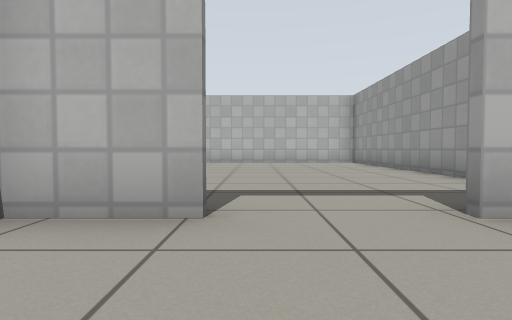
view 1 (above)

15 first-person views from a walk through a world built for the Gazebo simulator. The camera is 0.5 m above the floor, tilts 2° down and sees 80° across. The floor is counted in squares, 1 m on a side. Each view is taken from the middle of a square. On the plan, view 1 faces up. The plan holds only what a view shows up to about 9 squares ahead; the rest is blank. Gazebo's built-in surfaces are drawn with simple patterns. Some stock models are drawn as simple stand-ins.

view 2
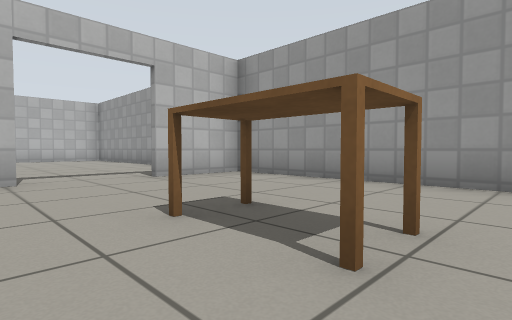

view 3
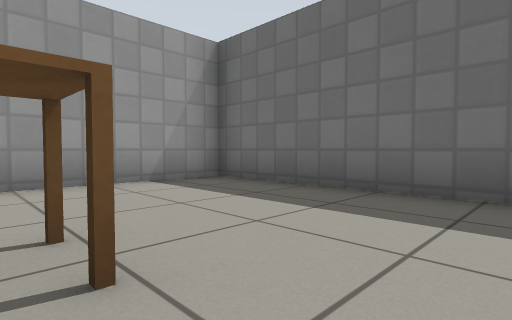

view 4
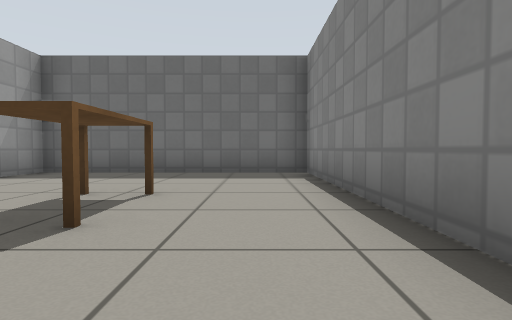

view 5
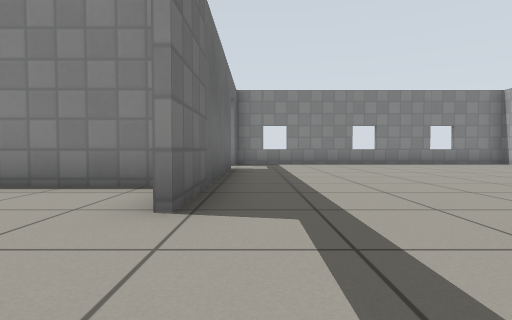

view 6
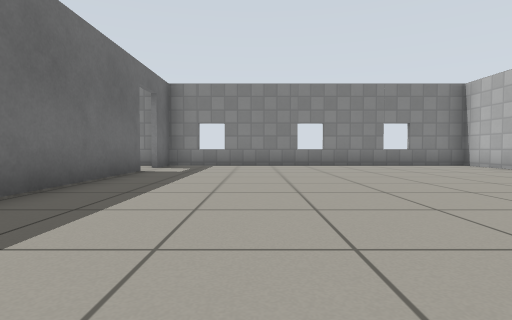

view 7
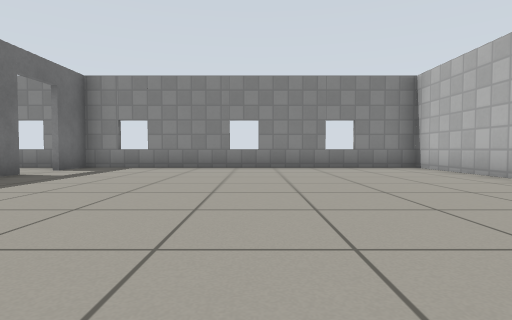

view 8
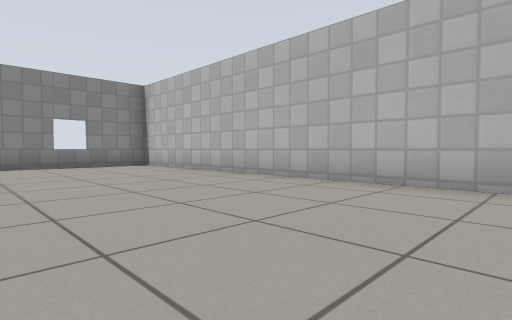

view 9
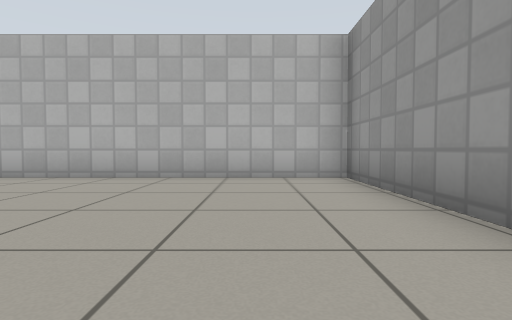

view 10
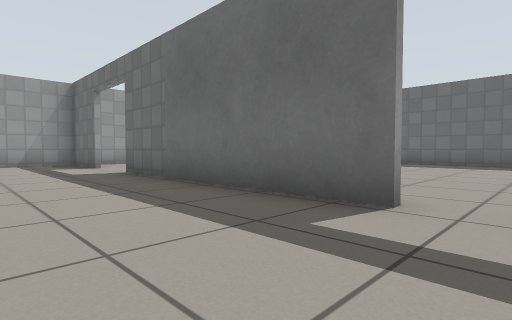

view 11
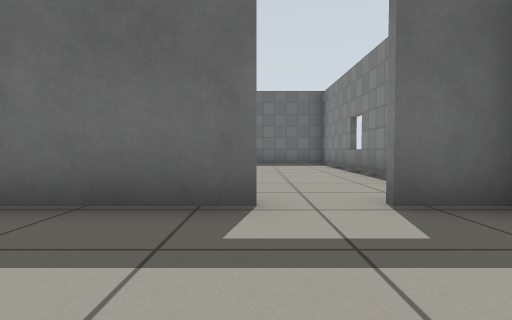

view 12
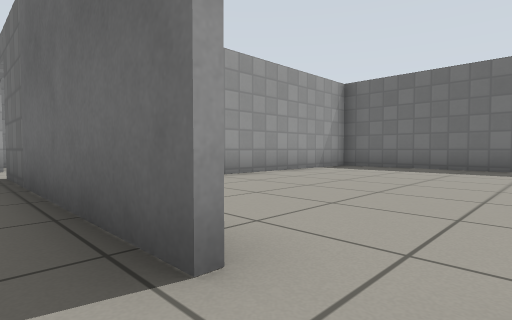

view 13
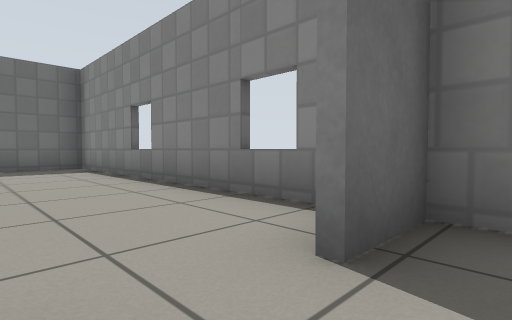

view 14
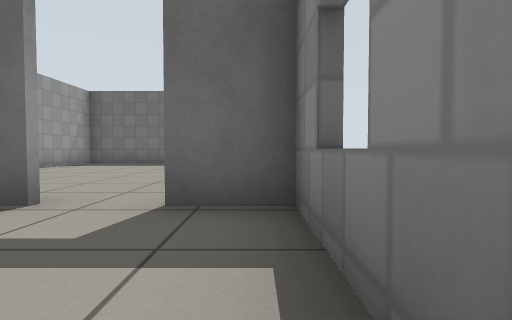

view 15
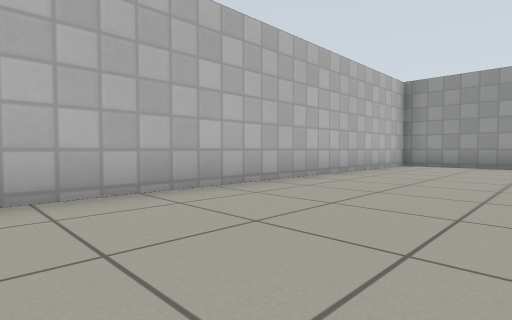

### Floor plan
Ten units are one square. View 1 is at (0, 0); x grows to the right and y downward. Boxes are objects, and circles mark ways between rooms. Rooms are numbered by the first view taken in them; rooms with no view inside come last. Other rooms are left out.
<svg viewBox="-89 -119 130 180">
<path fill="none" stroke="#000" d="M-4 -22 -19 -22M-21 -16 -21 56 36 56 36 -22 15 -22M-61 -23 -4 -23M15 -23 31 -23M-84 -23 -71 -23M36 -28 36 -114 -84 -114 -84 -19M-84 -19 -84 56 -28 56M-23 51 -23 8"/>
<rect x="-5" y="5" width="20" height="20" fill="#bbb"><title>table</title></rect>
<circle cx="5" cy="-20" r="3" fill="#2a7"/>
<circle cx="-65" cy="-20" r="3" fill="#2a7"/>
<text x="10" y="20">1</text>
<text x="-30" y="-70">2</text>
<text x="-50" y="10">3</text>
</svg>
Room 1 opens to room 2. Room 2 opens to room 3.

Where each view was taken, in squares from view 1:
view 1: 0 up, 0 right, facing up
view 2: 3 down, 1 left, facing up-right
view 3: 2 down, 1 left, facing down-right
view 4: 1 up, 1 left, facing down
view 5: 3 up, 2 right, facing left
view 6: 5 up, 1 right, facing left
view 7: 7 up, 0 right, facing left
view 8: 7 up, 1 right, facing up-left
view 9: 6 up, 2 right, facing up
view 10: 5 up, 7 left, facing down-right
view 11: 5 up, 6 left, facing down
view 12: 3 up, 7 left, facing down-right
view 13: 3 up, 6 left, facing down-left
view 14: 5 up, 8 left, facing down
view 15: 8 up, 6 left, facing up-right
